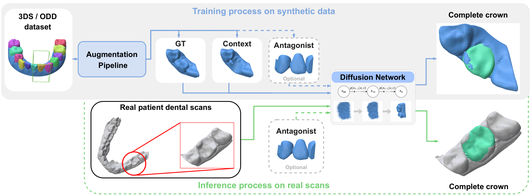
#> input picture data/2603.26588v1/images/p0001_figure_00001.png, 532 x 196 px, shrunk from 1699 x 626 before the run, found by its file name
$ python prueba.py
#> lines starting #> are read from the running program, lines starting #| are printed output that depends on the picture
import matplotlib.pyplot as plt
import matplotlib.image as mpimg
import os

# Asegurarnos de que la carpeta de destino existe
os.makedirs("imagenes", exist_ok=True)

# 4 imágenes extraídas de distintos artículos en tu carpeta data
rutas = [
    r"C:\Users\usuario\Downloads\TFG RAGI FINAL\data\2012.00641v2\images\p0001_figure_00001.png",
    r"C:\Users\usuario\Downloads\TFG RAGI FINAL\data\2601.03482v1\images\p0004_figure_00001.png",
    r"C:\Users\usuario\Downloads\TFG RAGI FINAL\data\2601.04170v1\images\p0006_figure_00001.png",
    r"C:\Users\usuario\Downloads\TFG RAGI FINAL\data\2603.22285v1\images\p0002_figure_00001.png"
]

# Títulos orientativos (puedes cambiarlos si ves que la imagen no coincide exactamente con el título)
titulos = [
    '(a) Arquitectura neuronal',
    '(b) Gráfica temporal de intervenciones',
    '(c) Gráfica de rendimiento (Líneas)',
    '(d) Diagrama de flujo de sistema (Pipeline)'
]

fig, axes = plt.subplots(2, 2, figsize=(10, 8))

for ax, ruta, titulo in zip(axes.flatten(), rutas, titulos):
    try:
        img = mpimg.imread(ruta)
#> img is the input picture: shape (196, 532, 3) float32; mean R, G, B 0.89, 0.911, 0.923
        ax.imshow(img)
        ax.set_title(titulo, fontsize=12)
        ax.axis('off') # Quitar los ejes numéricos
    except FileNotFoundError:
        print(f"No se pudo encontrar: {ruta}")

plt.tight_layout()

# Guardar directamente en tu carpeta de imágenes
ruta_salida = os.path.join("imagenes", "dataset_samples.png")
plt.savefig(ruta_salida, dpi=300)
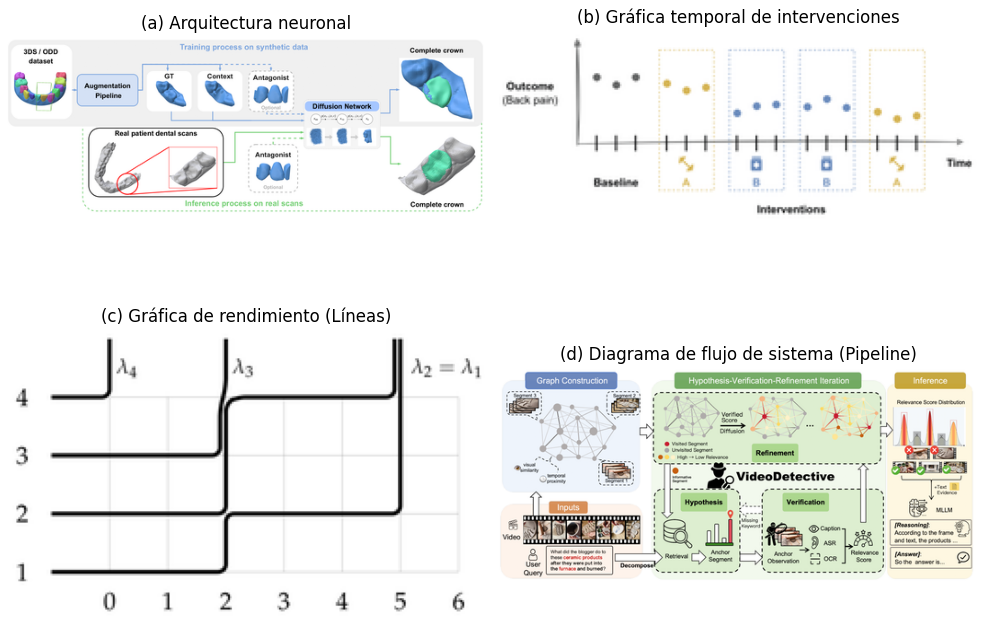
#> figure drawn by matplotlib, 4 panels
print(f"¡Imagen guardada con éxito en: {ruta_salida}!")
